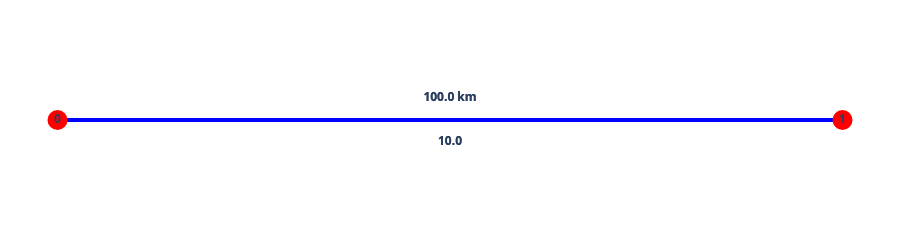

Notebook code cell kept with this figure:
### Code cell
plot_graph(FG)

### Figure 1 — Plotly figure (JSON) as saved in the notebook; plotly's stock layout.template omitted (floating-point values rounded to 4 significant figures)
{"data": [{"line": {"color": "blue", "width": 4}, "mode": "lines", "type": "scatter", "x": [0, 0.8983], "y": [0, 0]}, {"line": {"color": "blue", "width": 4}, "mode": "lines", "type": "scatter", "x": [0.8983, 0], "y": [0, 0]}, {"marker": {"color": "red", "size": 20}, "mode": "markers+text", "text": ["<b> 0 </b>"], "textposition": "middle center", "type": "scatter", "x": [0], "y": [0]}, {"marker": {"color": "red", "size": 20}, "mode": "markers+text", "text": ["<b> 1 </b>"], "textposition": "middle center", "type": "scatter", "x": [0.8983], "y": [0]}, {"mode": "text", "text": ["<b>100.0 km</b><br>"], "textposition": "top center", "type": "scatter", "x": [0.4492], "y": [0]}, {"mode": "text", "text": ["<br><b> 10.0 </b>"], "textposition": "bottom center", "type": "scatter", "x": [0.4492], "y": [0]}, {"mode": "text", "text": ["<b>100.0 km</b><br>"], "textposition": "top center", "type": "scatter", "x": [0.4492], "y": [0]}, {"mode": "text", "text": ["<br><b> 10.0 </b>"], "textposition": "bottom center", "type": "scatter", "x": [0.4492], "y": [0]}], "layout": {"height": 80, "margin": {"b": 0, "l": 0, "r": 0, "t": 0}, "paper_bgcolor": "rgba(0, 0, 0, 0)", "plot_bgcolor": "rgba(0, 0, 0, 0)", "showlegend": false, "xaxis": {"anchor": "y", "domain": [0, 1], "visible": false}, "yaxis": {"anchor": "x", "domain": [0, 1], "visible": false}}}
